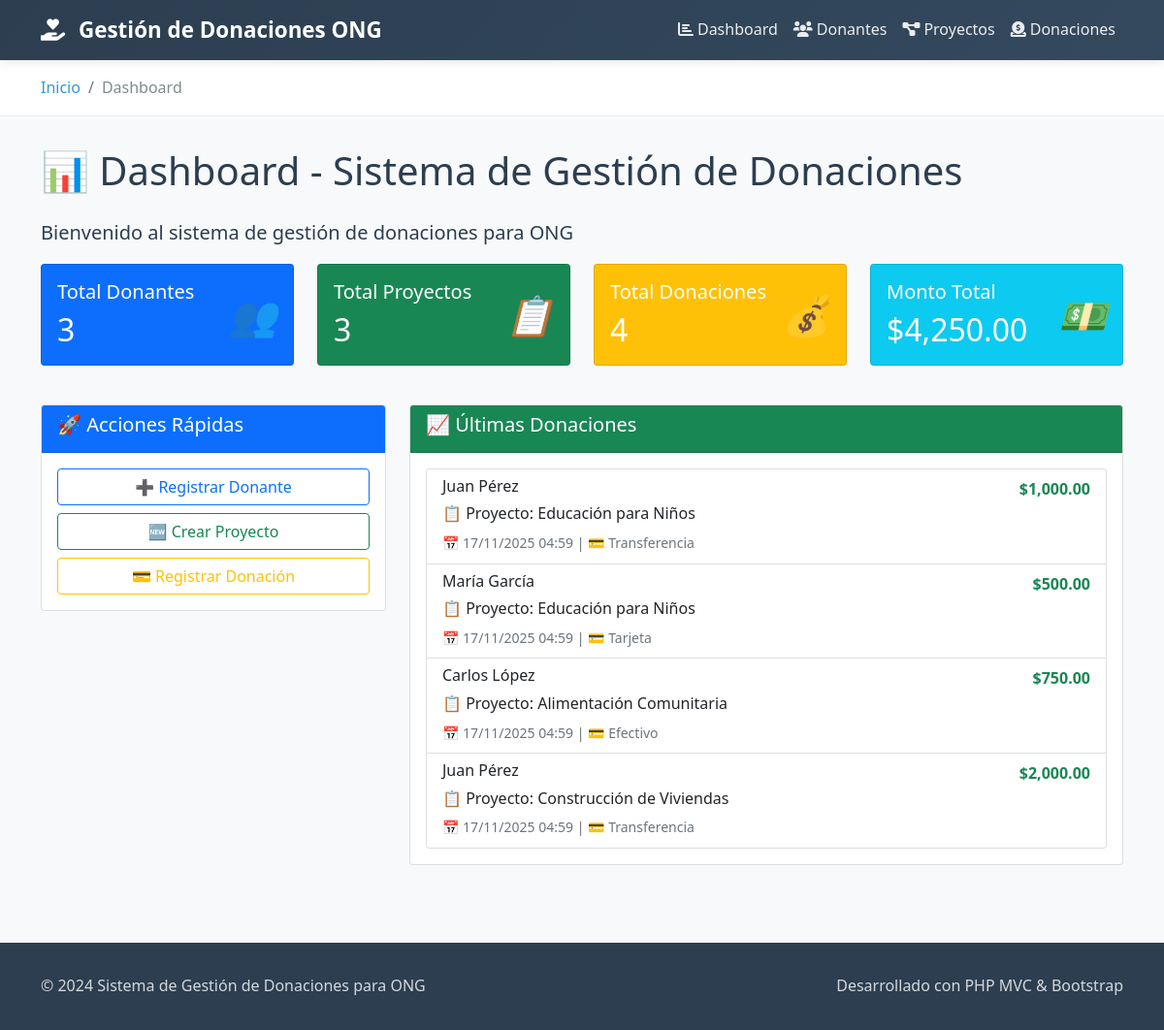
The page / on the database its author committed.
### tables this page shows
CREATE TABLE donaciones (
    id INT AUTO_INCREMENT PRIMARY KEY,
    donante_id INT NOT NULL,
    proyecto_id INT NOT NULL,
    monto DECIMAL(10,2) NOT NULL,
    fecha_donacion TIMESTAMP DEFAULT CURRENT_TIMESTAMP,
    metodo_pago ENUM('efectivo', 'tarjeta', 'transferencia') DEFAULT 'efectivo',
    FOREIGN KEY (donante_id) REFERENCES donantes(id) ON DELETE CASCADE,
    FOREIGN KEY (proyecto_id) REFERENCES proyectos(id) ON DELETE CASCADE
);

CREATE TABLE donantes (
    id INT AUTO_INCREMENT PRIMARY KEY,
    nombre VARCHAR(100) NOT NULL,
    email VARCHAR(100) NOT NULL UNIQUE,
    telefono VARCHAR(20),
    direccion TEXT,
    fecha_registro TIMESTAMP DEFAULT CURRENT_TIMESTAMP
);

CREATE TABLE proyectos (
    id INT AUTO_INCREMENT PRIMARY KEY,
    nombre VARCHAR(100) NOT NULL,
    descripcion TEXT,
    presupuesto_objetivo DECIMAL(10,2),
    fecha_inicio DATE,
    fecha_fin DATE,
    estado ENUM('activo', 'completado', 'cancelado') DEFAULT 'activo'
);

### index.php (called while the page is built, shortened)
<?php
include_once 'controllers/DonacionController.php';
$database = new Database();
$db = $database->getConnection();
$controller = new DonacionController($db);
$controller->handleRequest();
?>

### views/dashboard.php (the view)
<?php include 'layout/header.php'; ?>
<div class="row">
    <div class="col-md-12">
        <h1 class="mb-4">📊 Dashboard - Sistema de Gestión de Donaciones</h1>
        <p class="lead">Bienvenido al sistema de gestión de donaciones para ONG</p>
    </div>
</div>
<div class="row">
    <div class="col-md-3">
        <div class="card text-white bg-primary mb-3">
            <div class="card-body">
                <div class="d-flex justify-content-between">
                    <div>
                        <h5 class="card-title">Total Donantes</h5>
                        <h2 class="card-text"><?php echo $totalDonantes; ?></h2>
                    </div>
                    <div class="align-self-center">
                        <i class="fs-1">👥</i>
                    </div>
                </div>
            </div>
        </div>
    </div>
    <div class="col-md-3">
        <div class="card text-white bg-success mb-3">
            <div class="card-body">
                <div class="d-flex justify-content-between">
                    <div>
                        <h5 class="card-title">Total Proyectos</h5>
                        <h2 class="card-text"><?php echo $totalProyectos; ?></h2>
                    </div>
                    <div class="align-self-center">
                        <i class="fs-1">📋</i>
                    </div>
                </div>
            </div>
        </div>
    </div>
    <div class="col-md-3">
        <div class="card text-white bg-warning mb-3">
            <div class="card-body">
                <div class="d-flex justify-content-between">
                    <div>
                        <h5 class="card-title">Total Donaciones</h5>
                        <h2 class="card-text"><?php echo $totalDonaciones; ?></h2>
                    </div>
                    <div class="align-self-center">
                        <i class="fs-1">💰</i>
                    </div>
                </div>
            </div>
        </div>
    </div>
    <div class="col-md-3">
        <div class="card text-white bg-info mb-3">
            <div class="card-body">
                <div class="d-flex justify-content-between">
                    <div>
                        <h5 class="card-title">Monto Total</h5>
                        <h2 class="card-text">$<?php echo number_format($montoTotal ? $montoTotal : 0, 2); ?></h2>
                    </div>
                    <div class="align-self-center">
                        <i class="fs-1">💵</i>
                    </div>
                </div>
            </div>
        </div>
    </div>
</div>
<div class="row mt-4">
    <div class="col-md-4">
        <div class="card">
            <div class="card-header bg-primary text-white">
                <h5>🚀 Acciones Rápidas</h5>
            </div>
            <div class="card-body">
                <div class="d-grid gap-2">
                    <a href="index.php?entity=donante&action=crear" class="btn btn-outline-primary">➕ Registrar Donante</a>
                    <a href="index.php?entity=proyecto&action=crear" class="btn btn-outline-success">🆕 Crear Proyecto</a>
                    <a href="index.php?entity=donacion&action=crear" class="btn btn-outline-warning">💳 Registrar Donación</a>
                </div>
            </div>
        </div>
    </div>
    <div class="col-md-8">
        <div class="card">
            <div class="card-header bg-success text-white">
                <h5>📈 Últimas Donaciones</h5>
            </div>
            <div class="card-body">
                <?php
                $stmt = $this->db->query("SELECT d.monto, d.fecha_donacion, d.metodo_pago, don.nombre as donante, pro.nombre as proyecto
                                   FROM donaciones d
                                   LEFT JOIN donantes don ON d.donante_id = don.id
                                   LEFT JOIN proyectos pro ON d.proyecto_id = pro.id
                                   ORDER BY d.fecha_donacion DESC LIMIT 5");
                $ultimasDonaciones = $stmt->fetchAll(PDO::FETCH_ASSOC);
                if(count($ultimasDonaciones) > 0): ?>
                    <div class="list-group">
                        <?php foreach($ultimasDonaciones as $donacion): ?>
                            <div class="list-group-item">
                                <div class="d-flex w-100 justify-content-between">
                                    <h6 class="mb-1"><?php echo htmlspecialchars($donacion['donante']); ?></h6>
                                    <strong class="text-success">$<?php echo number_format($donacion['monto'], 2); ?></strong>
                                </div>
                                <p class="mb-1">📋 Proyecto: <?php echo htmlspecialchars($donacion['proyecto']); ?></p>
                                <small class="text-muted">
                                    📅 <?php echo date('d/m/Y H:i', strtotime($donacion['fecha_donacion'])); ?>
                                    | 💳 <?php echo ucfirst($donacion['metodo_pago']); ?>
                                </small>
                            </div>
                        <?php endforeach; ?>
                    </div>
                <?php else: ?>
                    <p class="text-muted">No hay donaciones registradas.</p>
                <?php endif; ?>
            </div>
        </div>
    </div>
</div>
<?php include 'layout/footer.php'; ?>

### controllers/DonacionController.php (shortened to what this page needs)
<?php
class DonacionController {
    private $db;
    public function __construct($database) {
        $this->db = $database;
    }
    public function handleRequest() {
        $action = isset($_GET['action']) ? $_GET['action'] : 'index';
        $entity = isset($_GET['entity']) ? $_GET['entity'] : 'donacion';
        switch($entity) {
            case 'donacion':
                $this->handleDonacionActions($action);
                break;
        }
    }
    private function handleDonacionActions($action) {
        switch($action) {
            default:
                $this->showDashboard();
                break;
        }
    }
    private function showDashboard() {
        $totalDonantes = $this->db->query("SELECT COUNT(*) as total FROM donantes")->fetch(PDO::FETCH_ASSOC)['total'];
        $totalProyectos = $this->db->query("SELECT COUNT(*) as total FROM proyectos")->fetch(PDO::FETCH_ASSOC)['total'];
        $totalDonaciones = $this->db->query("SELECT COUNT(*) as total FROM donaciones")->fetch(PDO::FETCH_ASSOC)['total'];
        $montoTotal = $this->db->query("SELECT SUM(monto) as total FROM donaciones")->fetch(PDO::FETCH_ASSOC)['total'];
        include __DIR__ . '/../views/dashboard.php';
    }
}
?>

### views/layout/header.php (shortened to what this page needs)
<!DOCTYPE html>
<html lang="es">
<head>
    <link href="https://cdn.jsdelivr.net/npm/bootstrap@5.1.3/dist/css/bootstrap.min.css" rel="stylesheet">
    <link href="https://cdnjs.cloudflare.com/ajax/libs/font-awesome/6.0.0/css/all.min.css" rel="stylesheet">
    <link href="assets/css/style.css" rel="stylesheet">
</head>
<body>
    <nav class="navbar navbar-expand-lg navbar-custom">
        <div class="container">
            <a class="navbar-brand" href="index.php">
                <i class="fas fa-hand-holding-heart me-2"></i>
                Gestión de Donaciones ONG
            </a>
            <div class="collapse navbar-collapse" id="navbarNav">
                <ul class="navbar-nav ms-auto">
                    <li class="nav-item">
                        <a class="nav-link" href="index.php">
                            <i class="fas fa-chart-bar me-1"></i>Dashboard
                        </a>
                    </li>
                    <li class="nav-item">
                        <a class="nav-link" href="index.php?entity=donante&action=listar">
                            <i class="fas fa-users me-1"></i>Donantes
                        </a>
                    </li>
                    <li class="nav-item">
                        <a class="nav-link" href="index.php?entity=proyecto&action=listar">
                            <i class="fas fa-project-diagram me-1"></i>Proyectos
                        </a>
                    </li>
                    <li class="nav-item">
                        <a class="nav-link" href="index.php?entity=donacion&action=listar">
                            <i class="fas fa-donate me-1"></i>Donaciones
                        </a>
                    </li>
                </ul>
            </div>
        </div>
    </nav>
    <div class="breadcrumb-section">
        <div class="container">
            <nav aria-label="breadcrumb">
                <ol class="breadcrumb">
                    <li class="breadcrumb-item"><a href="index.php">Inicio</a></li>
                    <?php
                    $entity = isset($_GET['entity']) ? $_GET['entity'] : '';
                    $action = isset($_GET['action']) ? $_GET['action'] : '';
                    if ($entity === 'donante') {
                        echo '<li class="breadcrumb-item active">Donantes</li>';
                        if ($action === 'crear') {
                            echo '<li class="breadcrumb-item active">Nuevo Donante</li>';
                        }
                    } elseif ($entity === 'proyecto') {
                        echo '<li class="breadcrumb-item active">Proyectos</li>';
                        if ($action === 'crear') {
                            echo '<li class="breadcrumb-item active">Nuevo Proyecto</li>';
                        }
                    } elseif ($entity === 'donacion') {
                        echo '<li class="breadcrumb-item active">Donaciones</li>';
                        if ($action === 'crear') {
                            echo '<li class="breadcrumb-item active">Nueva Donación</li>';
                        }
                    } else {
                        echo '<li class="breadcrumb-item active">Dashboard</li>';
                    }
                    ?>
                </ol>
            </nav>
        </div>
    </div>
    <div class="container main-container">

### views/layout/footer.php (shortened to what this page needs)
    </div>
    <footer class="footer-custom">
        <div class="container">
            <div class="row">
                <div class="col-md-6">
                    <p>&copy; 2024 Sistema de Gestión de Donaciones para ONG</p>
                </div>
                <div class="col-md-6 text-md-end">
                    <p>Desarrollado con PHP MVC & Bootstrap</p>
                </div>
            </div>
        </div>
    </footer>
</body>
</html>

### assets/css/style.css (style rules this page uses)
:root { --primary-color: #2c3e50; --secondary-color: #3498db; --accent-color: #e74c3c; --success-color: #27ae60; --warning-color: #f39c12; --light-bg: #f8f9fa; --dark-text: #2c3e50; --light-text: #7f8c8d; }
body { background-color: var(--light-bg); font-family: 'Segoe UI', Tahoma, Geneva, Verdana, sans-serif; color: var(--dark-text); line-height: 1.6; }
.navbar-custom { background: linear-gradient(135deg, var(--primary-color), #34495e); box-shadow: 0 2px 10px rgba(0,0,0,0.1); }
.navbar-custom .navbar-brand { color: white; font-weight: 700; font-size: 1.4rem; }
.navbar-custom .nav-link { color: rgba(255,255,255,0.9) !important; font-weight: 500; padding: 0.5rem 1rem; border-radius: 0.375rem; transition: all 0.3s ease; }
.breadcrumb-section { background: white; border-bottom: 1px solid #e9ecef; padding: 1rem 0; margin-bottom: 2rem; }
.breadcrumb { margin-bottom: 0; }
.breadcrumb-item a { color: var(--secondary-color); text-decoration: none; }
.breadcrumb-item.active { color: var(--light-text); }
.main-container { padding-bottom: 2rem; min-height: calc(100vh - 200px); }
.footer-custom { background: var(--primary-color); color: white; padding: 2rem 0; margin-top: 3rem; }
.footer-custom p { margin: 0; color: rgba(255,255,255,0.8); }

### rows shown on the page
donaciones: donante.nombre "Juan Pérez", monto "1,000.00", proyecto.nombre "Educación para Niños", fecha_donacion "17/11/2025 04:59", metodo_pago "Transferencia"
donaciones: donante.nombre "María García", monto "500.00", proyecto.nombre "Educación para Niños", fecha_donacion "17/11/2025 04:59", metodo_pago "Tarjeta"
donaciones: donante.nombre "Carlos López", monto "750.00", proyecto.nombre "Alimentación Comunitaria", fecha_donacion "17/11/2025 04:59", metodo_pago "Efectivo"
donaciones: donante.nombre "Juan Pérez", monto "2,000.00", proyecto.nombre "Construcción de Viviendas", fecha_donacion "17/11/2025 04:59", metodo_pago "Transferencia"

### other values the page prints
$totalDonantes "3"
$totalProyectos "3"
$totalDonaciones "4"
$montoTotal ? $montoTotal : 0 "4,250.00"
